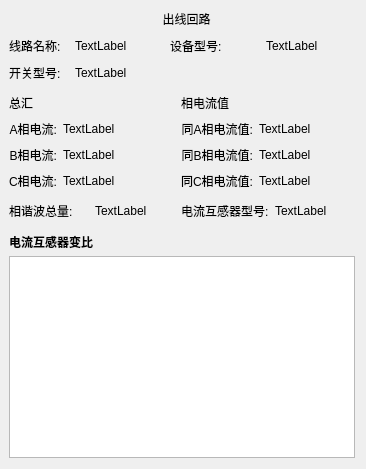
<?xml version="1.0" encoding="UTF-8"?>
<ui version="4.0">
 <class>FirstWayPage</class>
 <widget class="QWidget" name="FirstWayPage">
  <property name="geometry">
   <rect>
    <x>0</x>
    <y>0</y>
    <width>366</width>
    <height>469</height>
   </rect>
  </property>
  <property name="windowTitle">
   <string>Form</string>
  </property>
  <property name="styleSheet">
   <string notr="true">QLabel
{
	min-height:20px;
	max-height:20px;
}</string>
  </property>
  <layout class="QVBoxLayout" name="verticalLayout">
   <property name="spacing">
    <number>7</number>
   </property>
   <property name="leftMargin">
    <number>9</number>
   </property>
   <property name="topMargin">
    <number>9</number>
   </property>
   <item>
    <widget class="QWidget" name="firstwidget" native="true">
     <property name="minimumSize">
      <size>
       <width>0</width>
       <height>20</height>
      </size>
     </property>
     <property name="maximumSize">
      <size>
       <width>16777215</width>
       <height>20</height>
      </size>
     </property>
     <layout class="QHBoxLayout" name="horizontalLayout">
      <property name="spacing">
       <number>0</number>
      </property>
      <property name="topMargin">
       <number>0</number>
      </property>
      <property name="rightMargin">
       <number>0</number>
      </property>
      <property name="bottomMargin">
       <number>0</number>
      </property>
      <item>
       <widget class="QLabel" name="mainTitleLabel">
        <property name="text">
         <string>出线回路</string>
        </property>
        <property name="alignment">
         <set>Qt::AlignCenter</set>
        </property>
       </widget>
      </item>
     </layout>
    </widget>
   </item>
   <item>
    <widget class="QWidget" name="secondWidget" native="true">
     <property name="minimumSize">
      <size>
       <width>0</width>
       <height>20</height>
      </size>
     </property>
     <property name="maximumSize">
      <size>
       <width>16777215</width>
       <height>20</height>
      </size>
     </property>
     <layout class="QHBoxLayout" name="horizontalLayout_2">
      <property name="leftMargin">
       <number>0</number>
      </property>
      <property name="topMargin">
       <number>0</number>
      </property>
      <property name="rightMargin">
       <number>0</number>
      </property>
      <property name="bottomMargin">
       <number>0</number>
      </property>
      <item>
       <widget class="QLabel" name="lineNameLabel">
        <property name="minimumSize">
         <size>
          <width>60</width>
          <height>20</height>
         </size>
        </property>
        <property name="maximumSize">
         <size>
          <width>60</width>
          <height>20</height>
         </size>
        </property>
        <property name="text">
         <string>线路名称:</string>
        </property>
       </widget>
      </item>
      <item>
       <widget class="QLabel" name="deviceDataLabel">
        <property name="text">
         <string>TextLabel</string>
        </property>
       </widget>
      </item>
      <item>
       <widget class="QLabel" name="deviceLabel">
        <property name="text">
         <string>设备型号:</string>
        </property>
       </widget>
      </item>
      <item>
       <widget class="QLabel" name="lineNameDataLabel">
        <property name="text">
         <string>TextLabel</string>
        </property>
       </widget>
      </item>
     </layout>
    </widget>
   </item>
   <item>
    <widget class="QWidget" name="fourthWidget" native="true">
     <property name="minimumSize">
      <size>
       <width>0</width>
       <height>20</height>
      </size>
     </property>
     <property name="maximumSize">
      <size>
       <width>16777215</width>
       <height>20</height>
      </size>
     </property>
     <layout class="QHBoxLayout" name="horizontalLayout_3">
      <property name="leftMargin">
       <number>0</number>
      </property>
      <property name="topMargin">
       <number>0</number>
      </property>
      <property name="rightMargin">
       <number>0</number>
      </property>
      <property name="bottomMargin">
       <number>0</number>
      </property>
      <item>
       <widget class="QLabel" name="switchLabel">
        <property name="maximumSize">
         <size>
          <width>60</width>
          <height>20</height>
         </size>
        </property>
        <property name="text">
         <string>开关型号:</string>
        </property>
        <property name="alignment">
         <set>Qt::AlignLeading|Qt::AlignLeft|Qt::AlignVCenter</set>
        </property>
       </widget>
      </item>
      <item>
       <widget class="QLabel" name="switchDataLabel">
        <property name="text">
         <string>TextLabel</string>
        </property>
       </widget>
      </item>
     </layout>
    </widget>
   </item>
   <item>
    <widget class="QWidget" name="widget" native="true">
     <layout class="QHBoxLayout" name="horizontalLayout_5">
      <property name="leftMargin">
       <number>0</number>
      </property>
      <property name="topMargin">
       <number>3</number>
      </property>
      <property name="bottomMargin">
       <number>3</number>
      </property>
      <item>
       <widget class="QWidget" name="thridWidget" native="true">
        <layout class="QGridLayout" name="gridLayout" columnstretch="1,4">
         <property name="leftMargin">
          <number>0</number>
         </property>
         <property name="topMargin">
          <number>0</number>
         </property>
         <property name="bottomMargin">
          <number>0</number>
         </property>
         <item row="3" column="0">
          <widget class="QLabel" name="cxLabel">
           <property name="text">
            <string>C相电流:</string>
           </property>
           <property name="alignment">
            <set>Qt::AlignRight|Qt::AlignTrailing|Qt::AlignVCenter</set>
           </property>
          </widget>
         </item>
         <item row="1" column="0">
          <widget class="QLabel" name="axLabel">
           <property name="minimumSize">
            <size>
             <width>0</width>
             <height>20</height>
            </size>
           </property>
           <property name="text">
            <string>A相电流:</string>
           </property>
           <property name="alignment">
            <set>Qt::AlignRight|Qt::AlignTrailing|Qt::AlignVCenter</set>
           </property>
          </widget>
         </item>
         <item row="2" column="1">
          <widget class="QLabel" name="bxDataLabel">
           <property name="text">
            <string>TextLabel</string>
           </property>
          </widget>
         </item>
         <item row="3" column="1">
          <widget class="QLabel" name="cxDataLabel">
           <property name="text">
            <string>TextLabel</string>
           </property>
          </widget>
         </item>
         <item row="2" column="0">
          <widget class="QLabel" name="bxLabel">
           <property name="text">
            <string>B相电流:</string>
           </property>
           <property name="alignment">
            <set>Qt::AlignRight|Qt::AlignTrailing|Qt::AlignVCenter</set>
           </property>
          </widget>
         </item>
         <item row="0" column="0">
          <widget class="QLabel" name="totalTitleLabel">
           <property name="minimumSize">
            <size>
             <width>0</width>
             <height>20</height>
            </size>
           </property>
           <property name="maximumSize">
            <size>
             <width>16777215</width>
             <height>20</height>
            </size>
           </property>
           <property name="text">
            <string>总汇</string>
           </property>
          </widget>
         </item>
         <item row="1" column="1">
          <widget class="QLabel" name="axDataLabel">
           <property name="text">
            <string>TextLabel</string>
           </property>
          </widget>
         </item>
        </layout>
       </widget>
      </item>
      <item>
       <widget class="QWidget" name="fiveWidget" native="true">
        <layout class="QGridLayout" name="gridLayout_2" columnstretch="2,5">
         <property name="leftMargin">
          <number>0</number>
         </property>
         <property name="topMargin">
          <number>0</number>
         </property>
         <property name="bottomMargin">
          <number>0</number>
         </property>
         <item row="0" column="0">
          <widget class="QLabel" name="xCurrentLabel">
           <property name="text">
            <string>相电流值 </string>
           </property>
          </widget>
         </item>
         <item row="1" column="0">
          <widget class="QLabel" name="taxLabel">
           <property name="text">
            <string>同A相电流值:</string>
           </property>
           <property name="alignment">
            <set>Qt::AlignRight|Qt::AlignTrailing|Qt::AlignVCenter</set>
           </property>
          </widget>
         </item>
         <item row="1" column="1">
          <widget class="QLabel" name="taxDataLabel">
           <property name="text">
            <string>TextLabel</string>
           </property>
          </widget>
         </item>
         <item row="2" column="0">
          <widget class="QLabel" name="tbxLabel">
           <property name="text">
            <string>同B相电流值:</string>
           </property>
           <property name="alignment">
            <set>Qt::AlignRight|Qt::AlignTrailing|Qt::AlignVCenter</set>
           </property>
          </widget>
         </item>
         <item row="2" column="1">
          <widget class="QLabel" name="tbxDataLabel">
           <property name="text">
            <string>TextLabel</string>
           </property>
          </widget>
         </item>
         <item row="3" column="0">
          <widget class="QLabel" name="txcLabel">
           <property name="text">
            <string>同C相电流值:</string>
           </property>
           <property name="alignment">
            <set>Qt::AlignRight|Qt::AlignTrailing|Qt::AlignVCenter</set>
           </property>
          </widget>
         </item>
         <item row="3" column="1">
          <widget class="QLabel" name="tcxDataLabel">
           <property name="text">
            <string>TextLabel</string>
           </property>
          </widget>
         </item>
        </layout>
       </widget>
      </item>
     </layout>
    </widget>
   </item>
   <item>
    <widget class="QWidget" name="sixWidget" native="true">
     <property name="minimumSize">
      <size>
       <width>0</width>
       <height>20</height>
      </size>
     </property>
     <property name="maximumSize">
      <size>
       <width>16777215</width>
       <height>20</height>
      </size>
     </property>
     <layout class="QHBoxLayout" name="horizontalLayout_4">
      <property name="leftMargin">
       <number>0</number>
      </property>
      <property name="topMargin">
       <number>0</number>
      </property>
      <property name="rightMargin">
       <number>0</number>
      </property>
      <property name="bottomMargin">
       <number>0</number>
      </property>
      <item>
       <widget class="QLabel" name="xHarmonicLabel">
        <property name="text">
         <string>相谐波总量:</string>
        </property>
       </widget>
      </item>
      <item>
       <widget class="QLabel" name="xHarmonicDataLabel">
        <property name="text">
         <string>TextLabel</string>
        </property>
       </widget>
      </item>
      <item>
       <widget class="QLabel" name="currenthLabel">
        <property name="text">
         <string>电流互感器型号:</string>
        </property>
       </widget>
      </item>
      <item>
       <widget class="QLabel" name="currenthDataLabel">
        <property name="text">
         <string>TextLabel</string>
        </property>
       </widget>
      </item>
     </layout>
    </widget>
   </item>
   <item>
    <widget class="QWidget" name="eightWidget" native="true">
     <layout class="QVBoxLayout" name="verticalLayout_2">
      <property name="spacing">
       <number>4</number>
      </property>
      <property name="leftMargin">
       <number>0</number>
      </property>
      <property name="topMargin">
       <number>4</number>
      </property>
      <property name="rightMargin">
       <number>0</number>
      </property>
      <property name="bottomMargin">
       <number>0</number>
      </property>
      <item>
       <widget class="QLabel" name="currencLabel">
        <property name="font">
         <font>
          <family>微软雅黑</family>
          <weight>75</weight>
          <italic>false</italic>
          <bold>true</bold>
         </font>
        </property>
        <property name="text">
         <string>电流互感器变比</string>
        </property>
       </widget>
      </item>
      <item>
       <widget class="QListWidget" name="harmonicListWidget"/>
      </item>
     </layout>
    </widget>
   </item>
  </layout>
 </widget>
 <resources/>
 <connections/>
</ui>
